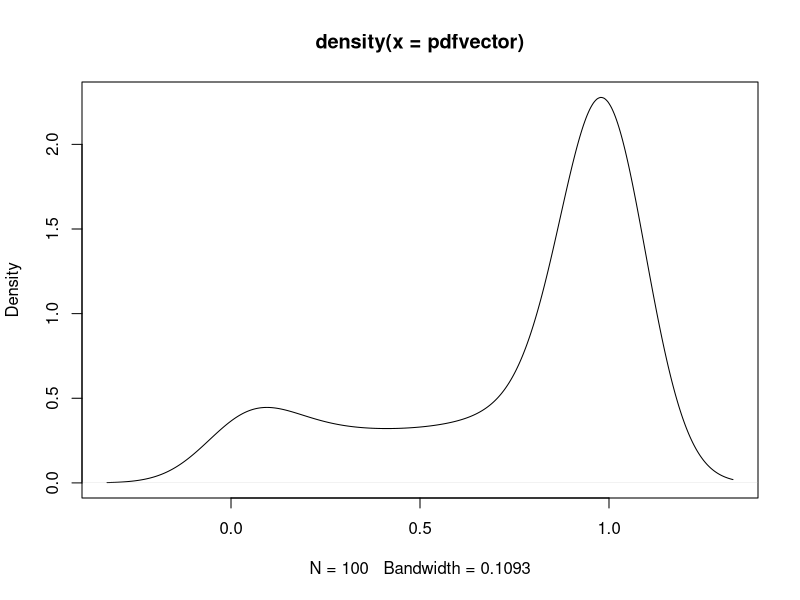

Generate this figure with R:
## ---- chunk 1
    findsamebirthdays <- function(ndays)
    {
      samebdays <- function(n) return (as.numeric(1-prod((365-(n-1))/365)))
      eventsize <- c(1:ndays)
      eventslist <- list()
      for(i in 1:length(eventsize)) eventslist[[i]] <- as.vector(c(1:eventsize[i]))
      pdfvector <- vector()
      for(i in 1:length(eventslist)) pdfvector[[i]] <- samebdays(as.vector(eventslist[[i]],mode="integer"))
      #pdf(file='./Ex2.1.pdf')
      print(pdfvector[1:25])
      plot(density(pdfvector))
      #dev.off()
    }
    findsamebirthdays(100)
